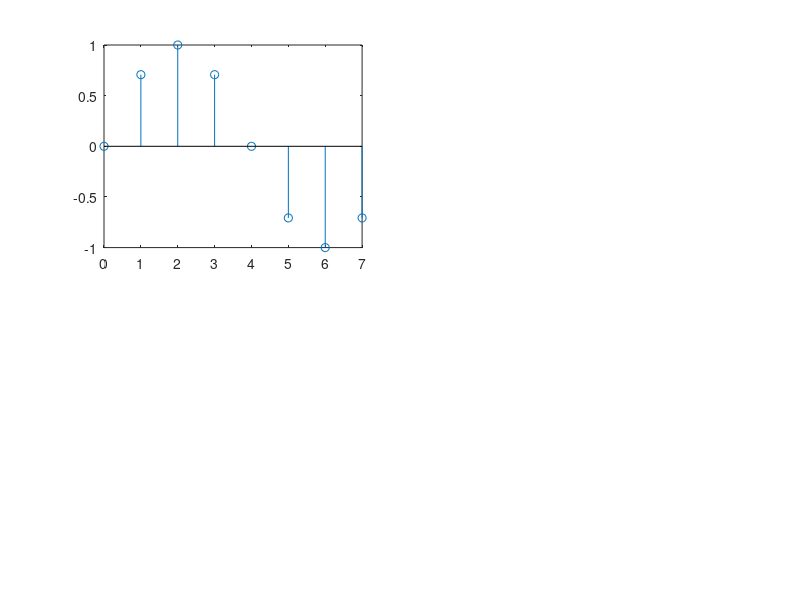

The MATLAB script that drew this image: (Note: this script raises an error after producing the figure.)
clc;
clear all;
close all;
%x(t)=sin(2*pi*1000*t)
N=8;
F=1000;
Fs=8000;
for i=0:N-1
  x(i+1)=sin(2*pi*(F/Fs)*i);
endfor
t=0:N-1;
subplot(221);
stem(t,x);
xlebel('time');
ylebel('amplitude');

